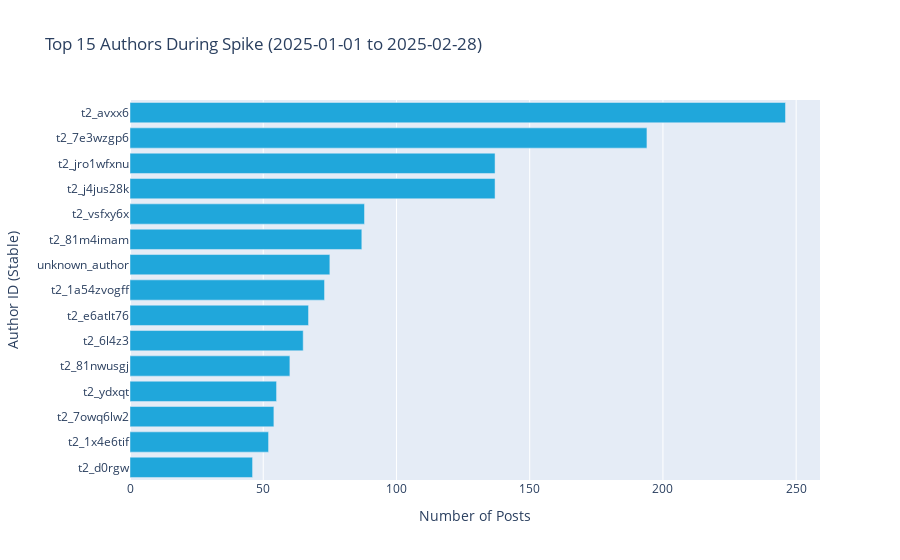

The notebook cell saved with this chart:
### Markdown cell above
### 2.2. Key Voices: Most Active Authors in the Spike Period

Who were the most prolific posters during this heightened period of activity?

### Code cell
# b) Top Authors DURING the spike
top_n_authors_spike = 15
author_counts_spike_df = spike_df['author_id_stable'].value_counts().nlargest(top_n_authors_spike).reset_index()
author_counts_spike_df.columns = ['Author ID (Stable)', 'Number of Posts']
fig_authors_spike = px.bar(author_counts_spike_df.sort_values('Number of Posts', ascending=True),
                               x='Number of Posts', y='Author ID (Stable)', orientation='h',
                           color_discrete_sequence=['#20a7db'],
                               title=f'Top {top_n_authors_spike} Authors During Spike ({spike_start_date} to {spike_end_date})')
fig_authors_spike.show()

### Figure 1 — Plotly figure (JSON) as saved in the notebook; plotly's stock layout.template omitted (floating-point values rounded to 4 significant figures)
{"data": [{"alignmentgroup": "True", "hovertemplate": "Number of Posts=%{x}<br>Author ID (Stable)=%{y}<extra></extra>", "legendgroup": "", "marker": {"color": "#20a7db", "pattern": {"shape": ""}}, "name": "", "offsetgroup": "", "orientation": "h", "showlegend": false, "textposition": "auto", "type": "bar", "x": [46, 52, 54, 55, 60, 65, 67, 73, 75, 87, 88, 137, 137, 194, 246], "xaxis": "x", "y": ["t2_d0rgw", "t2_1x4e6tif", "t2_7owq6lw2", "t2_ydxqt", "t2_81nwusgj", "t2_6l4z3", "t2_e6atlt76", "t2_1a54zvogff", "unknown_author", "t2_81m4imam", "t2_vsfxy6x", "t2_j4jus28k", "t2_jro1wfxnu", "t2_7e3wzgp6", "t2_avxx6"], "yaxis": "y"}], "layout": {"autosize": true, "barmode": "relative", "legend": {"tracegroupgap": 0}, "title": {"text": "Top 15 Authors During Spike (2025-01-01 to 2025-02-28)"}, "xaxis": {"anchor": "y", "autorange": true, "domain": [0, 1], "range": [0, 258.9], "title": {"text": "Number of Posts"}, "type": "linear"}, "yaxis": {"anchor": "x", "autorange": true, "domain": [0, 1], "range": [-0.5, 14.5], "title": {"text": "Author ID (Stable)"}, "type": "category"}}}
